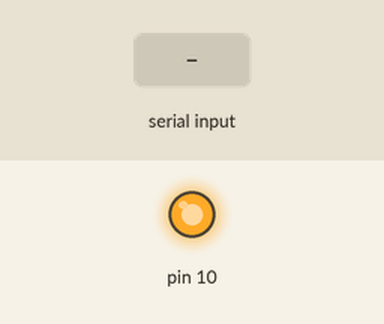
Recording of a sketch running on a simulated Arduino Uno, built with avr-gcc and run on an emulated ATmega328P. On the bench: output pins drawn as LEDs (lit = HIGH). Inputs (shaded band) come from the test bench.

Above: at 1.2 s.
1.3 s: "s" received over Serial
Timing chart, 0 to 4.3 s (numbered marks = the images above; inputs shaded):
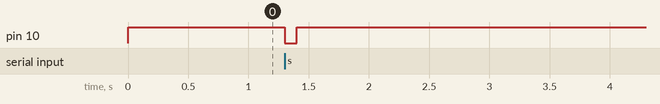

Measured:
- after the input at 1.3 s, pin 10: HIGH → LOW at once, → HIGH 0.10 s later

The sketch:

sendShockPassive.ino
```cpp
// sends a shock trigger via serial (USB) output. This version runs with voltage to the trigger pin ON, and then triggers by transiently shutting pin off.

char incomingByte;

void setup() {
  // initialize serial
  Serial.begin(57600);
  pinMode(10,OUTPUT);
}

void loop() {
  digitalWrite(10, HIGH);

  if (Serial.available() ) {

    incomingByte = Serial.read(); // read the incoming byte:
    //incomingByte = Serial.parseInt();

    // say what you got:
    //    Serial.print("\nI received: ");
    //    Serial.println(incomingByte);

    if (incomingByte == 's')
    {
      pulseOut();
    }
    Serial.flush(); //flushes the buffer of incoming serial data
  }
}
void pulseOut() {
  digitalWrite(10, LOW);
  delay(100); // duration of light in msec
  digitalWrite(10,HIGH);
  //delay(1000);
}
```
